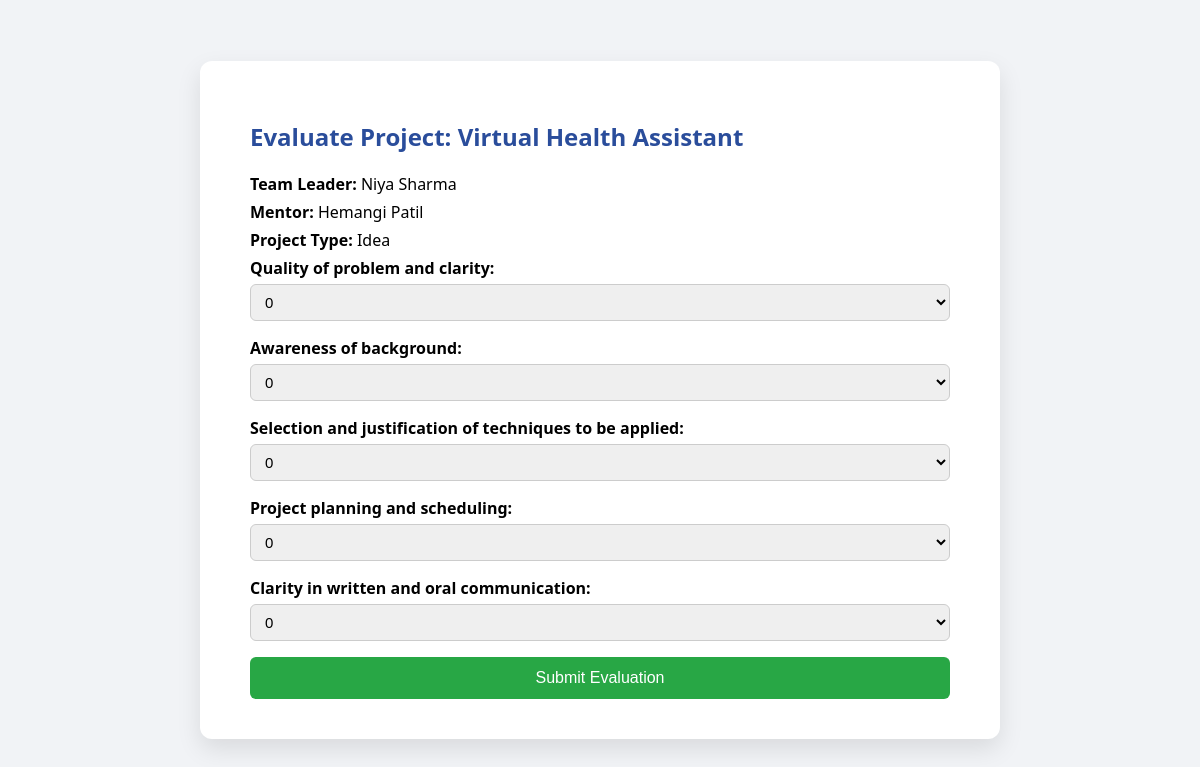
Page /evaluated_project/idea/12/ (signed in) on the committed database.
### project_repo/models.py (models this page shows, shortened)
class Idea(models.Model):
    user = models.ForeignKey(User, on_delete=models.CASCADE)  # Associate Idea with a user
    college_name = models.CharField(max_length=255, default="SIES Graduate School of Technology")
    title = models.CharField(max_length=255)
    academic_year = models.CharField(max_length=10, default=get_current_academic_year)
    branch = models.CharField(max_length=100)
    domain = models.CharField(max_length=50)
    innovation_type = models.CharField(max_length=255)
    status_level = models.IntegerField(choices=[(1, '1'), (2, '2'), (3, '3')])
    problem = models.TextField()
    solution = models.TextField()
    features = models.TextField()
    difference = models.TextField()
    video_url = models.URLField(blank=True, null=True)
    team_size = models.PositiveIntegerField()
    phone_number = models.CharField(max_length=15)
    idea_description = models.TextField()
    project_stage = models.CharField(max_length=100)
    upload = models.FileField(upload_to='documents/', validators=[validate_file_type, validate_pdf_size], blank=True, null=True)
    mentor = models.CharField(max_length=255)
    develop_as_part = models.CharField(
    max_length=255,
    choices=[
        ("academic_requirement", "Academic Requirement/Study Project"),
        ("academic_research", "Academic Research Assignment/Industry Sponsored Project"),
        ("independent_assignment", "Independent Assignment/Non-academic Study Project")
    ],
    default="academic_requirement"  # Set a default value
)
    team_leader_name = models.CharField(max_length=100)
    team_leader_email = models.EmailField()
    team_leader_id_card = models.FileField(upload_to='team_leader_id_cards/', validators=[validate_file_type, validate_id_card_size], blank=True, null=True)

class Teacher(models.Model):
    name = models.CharField(max_length=255)
    email = models.EmailField(unique=True)
    password = models.CharField(max_length=128)
    mobile = models.CharField(max_length=20, blank=True, null=True)
    gender = models.CharField(max_length=10, choices=GENDER_CHOICES)
    branch = models.CharField(max_length=100)
    teacher_id = models.CharField(unique=True, max_length=50)
    institute = models.CharField(max_length=255)
    id_card = models.FileField(upload_to='id_cards/', validators=[validate_file_type, validate_id_card_size], null=True, blank=True)
    reset_token = models.CharField(max_length=100, null=True, blank=True)
    reset_token_expires = models.DateTimeField(null=True, blank=True)

### project_repo/views.py (the view)
# urls.py: path('evaluated_project/<str:project_type>/<int:project_id>/', views.evaluated_project, name='evaluated_project'),
def evaluated_project(request, project_type, project_id):
    teacher_id = request.session.get("user_id")
    if not teacher_id:
        return redirect("login")
    try:
        teacher = Teacher.objects.get(id=teacher_id)
    except Teacher.DoesNotExist:
        raise Http404("Teacher not found")
    if project_type == 'idea':
        project = get_object_or_404(Idea, id=project_id)
        project_name = project.title
    elif project_type == 'prototype':
        project = get_object_or_404(Prototype, id=project_id)
        project_name = project.prototype_title
    elif project_type == 'startup':
        project = get_object_or_404(Startup, id=project_id)
        project_name = project.title
    else:
        raise Http404("Invalid project type")
    already_evaluated = Evaluation.objects.filter(
        teacher=teacher, project_id=project.id, project_type=project_type
    ).exists()
    if already_evaluated:
        messages.warning(request, "You have already evaluated this project.")
        return redirect("evaluation_details", project_type=project_type, project_id=project.id)
    if request.method == "POST":
        form = EvaluationForm(request.POST)
        if form.is_valid():
            Evaluation.objects.create(
                project_name=project_name,
                team_leader_name=project.team_leader_name,
                mentor_name=teacher.name,
                quality_of_problems=form.cleaned_data['quality_of_problems'],
                awareness_of_background=form.cleaned_data['awareness_of_background'],
                technique_justification=form.cleaned_data['technique_justification'],
                planning_scheduling=form.cleaned_data['planning_scheduling'],
                communication_clarity=form.cleaned_data['communication_clarity'],
                project_type=project_type,
                project_id=project.id,
                teacher=teacher
            )
            messages.success(request, "Evaluation submitted successfully!")
            return redirect("evaluated_project", project_type=project_type, project_id=project.id)
    else:
        form = EvaluationForm()
    return render(request, "evaluated_project.html", {
        "project": project,
        "project_name": project_name,
        "mentor": teacher.name,
        "project_type": project_type.capitalize(),
        "form": form,
        "already_evaluated": already_evaluated,
    })

### project_repo/forms.py
class EvaluationForm(forms.Form):
    quality_of_problems = forms.IntegerField(
        label="Quality of Problems",
        min_value=0, max_value=10,
        widget=forms.NumberInput(attrs={'class': 'form-control'})
    )
    awareness_of_background = forms.IntegerField(
        label="Awareness of Background",
        min_value=0, max_value=10,
        widget=forms.NumberInput(attrs={'class': 'form-control'})
    )
    technique_justification = forms.IntegerField(
        label="Technique Justification",
        min_value=0, max_value=10,
        widget=forms.NumberInput(attrs={'class': 'form-control'})
    )
    planning_scheduling = forms.IntegerField(
        label="Planning & Scheduling",
        min_value=0, max_value=10,
        widget=forms.NumberInput(attrs={'class': 'form-control'})
    )
    communication_clarity = forms.IntegerField(
        label="Communication Clarity",
        min_value=0, max_value=10,
        widget=forms.NumberInput(attrs={'class': 'form-control'})
    )

### project_repo/templates/evaluated_project.html (shortened to what this page needs)
<!DOCTYPE html>
<html lang="en">
<head>
</head>
<body>
    <div class="container">
        <h2>Evaluate Project: {{ project_name }}</h2>
        <div class="info">
            <p><strong>Team Leader:</strong> {{ project.team_leader_name }}</p>
            <p><strong>Mentor:</strong> {{ mentor }}</p>
            <p><strong>Project Type:</strong> {{ project_type }}</p>
        </div>
        <form method="POST" onsubmit="disableSubmitButton()">
            {% for field in form %}
                {% if field.name != 'project_type' %}
                    <div>
                        {{ field.label_tag }}
                        {{ field }}
                    </div>
                {% endif %}
            {% endfor %}
            <button type="submit" id="submit-btn" {% if already_evaluated %}disabled{% endif %}>
                Submit Evaluation
            </button>
        </form>
    </div>
</body>
</html>

### project_repo/templates/evaluated_project.html (style rules this page uses)
body { font-family: 'Segoe UI', Tahoma, Geneva, Verdana, sans-serif; background-color: #f1f3f6; display: flex; justify-content: center; align-items: center; height: 100vh; margin: 0; }
.container { background: white; padding: 40px 50px; border-radius: 12px; box-shadow: 0 10px 25px rgba(0,0,0,0.1); width: 100%; max-width: 700px; }
h2 { color: #2a4d9b; margin-bottom: 20px; font-size: 24px; }
.info p { margin: 6px 0; font-size: 16px; }
form > div { margin-bottom: 16px; }
label { font-weight: bold; display: block; margin-bottom: 5px; }
select, textarea, input { width: 100%; padding: 8px 10px; font-size: 15px; border: 1px solid #ccc; border-radius: 6px; }
button { background-color: #28a745; color: white; padding: 12px 20px; font-size: 16px; border: none; border-radius: 6px; cursor: pointer; width: 100%; }

### rows in the picture
Idea: title "Virtual Health Assistant", team_leader_name "Niya Sharma"
Teacher: name "Hemangi Patil"

### other values in the picture
{{ project_type }} "Idea"
{{ field.label_tag }} "Quality of problem and clarity:" "Awareness of background:" "Selection and justification of techniques to be applied:" "Project planning and scheduling:" "Clarity in written and oral communication:"
